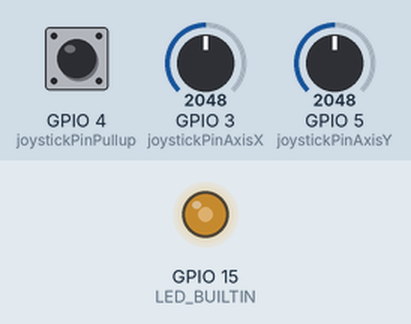
This sketch was run on a simulated ESP32-S2. Shown: output pins drawn as LEDs (lit = HIGH). The inputs (shaded band) are chosen by the test bench; at power-on: GPIO 3 (joystickPinAxisX) = 2048, GPIO 4 (joystickPinPullup) HIGH, GPIO 5 (joystickPinAxisY) = 2048. WiFi joins after 1.5 s; servers stay silent unless stated.

Above: at 0.2 s.
At 1.8 s:
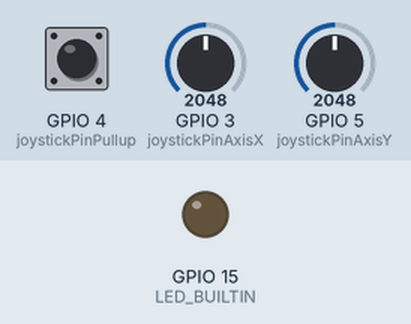
Timing chart, 0 to 3.3 s (numbered marks = the images above):
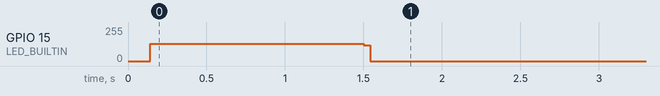

The sketch:

1_esp32s2_wifi_servo_conroller_joystick_TRANSMITTER.ino
```cpp
#ifndef ESP32
#error This code is designed to run on ESP32 platform (ESP32 S2 mini [LOLIN S2 Mini]), not Arduino nor ESP8266! Please check your Tools->Board setting.
#endif

#include <WiFi.h>
#include <HTTPClient.h>
#include "wifi_related.h"
#include "joystick_related.h"


void setup()
{
  wifi_start();
  joystick_start();
}

void loop()
{
  read_joystick_value_and_manage_comunication();
}
```

joystick_related.h
```cpp
//connect joystick to 3.3v power source

#define joystickPinAxisX 3 //analogpin x pin 3
#define joystickPinAxisY 5 //analogpin y pin 5
#define joystickPinPullup 4 //joystick switch  y

int x_axis = 0;
int y_axis = 0;
int buttonState = 0; //1 = button not pressed, 0 = button pressed


void joystick_start()
{
  pinMode(joystickPinPullup,INPUT_PULLUP);
}

void read_joystick_value_and_manage_comunication()
{
  x_axis = analogRead(joystickPinAxisX);// pin 3
  y_axis = analogRead(joystickPinAxisY);// pin 5
  buttonState = digitalRead(joystickPinPullup); // pin 4

  x_axis = map(x_axis,0,8191,0,1023); //map value from analiog pin  (0 to 1023)
  y_axis = map(y_axis,0,8191,0,1023); //map value from analiog pin  (0 to 1023)

  if(x_axis>700){send_data("http://8.8.8.8/up");} //cables in front of joystick
  if(y_axis>700){send_data("http://8.8.8.8/left");}
  if(x_axis<500){send_data("http://8.8.8.8/down");}
  if(y_axis<500){send_data("http://8.8.8.8/right");}
  if(buttonState == 0) {send_data("http://8.8.8.8/position_zero");}
}
```

wifi_related.h
```cpp
/* Put your SSID & Password */
const char* SSID = "Konsoleta";  // Enter SSID here
const char* PASSWORD = "sremrofsnart";  //Enter Password here

void blink()
{
  digitalWrite(LED_BUILTIN, HIGH);  // turn the LED on (HIGH is the voltage level)
  delayMicroseconds(100);                        // wait
  digitalWrite(LED_BUILTIN, LOW);   // turn the LED off by making the voltage LOW
}

void wifi_start()
{
    pinMode(LED_BUILTIN, OUTPUT);

    WiFi.mode(WIFI_STA);
    WiFi.begin(SSID,PASSWORD);
    blink();
    delay(100);
    blink();

    while(WiFi.status() != WL_CONNECTED)
    {
      blink();
    }
}

void send_data(String url)
{
    if((WiFi.status() == WL_CONNECTED))
    {
        HTTPClient http;
        http.begin(url); //HTTP
        int httpCode = http.GET();
        http.end();
        blink();
    }
    else
    {
        digitalWrite(LED_BUILTIN, HIGH);  // turn the LED on (HIGH is the voltage level)
        delay(1000);                        // wait
        digitalWrite(LED_BUILTIN, LOW);   // turn the LED off by making the voltage LOW
    }
}
```

Measured:
- by itself, GPIO 15 (LED_BUILTIN): 128/255 → 0/255 at 1.5 s
